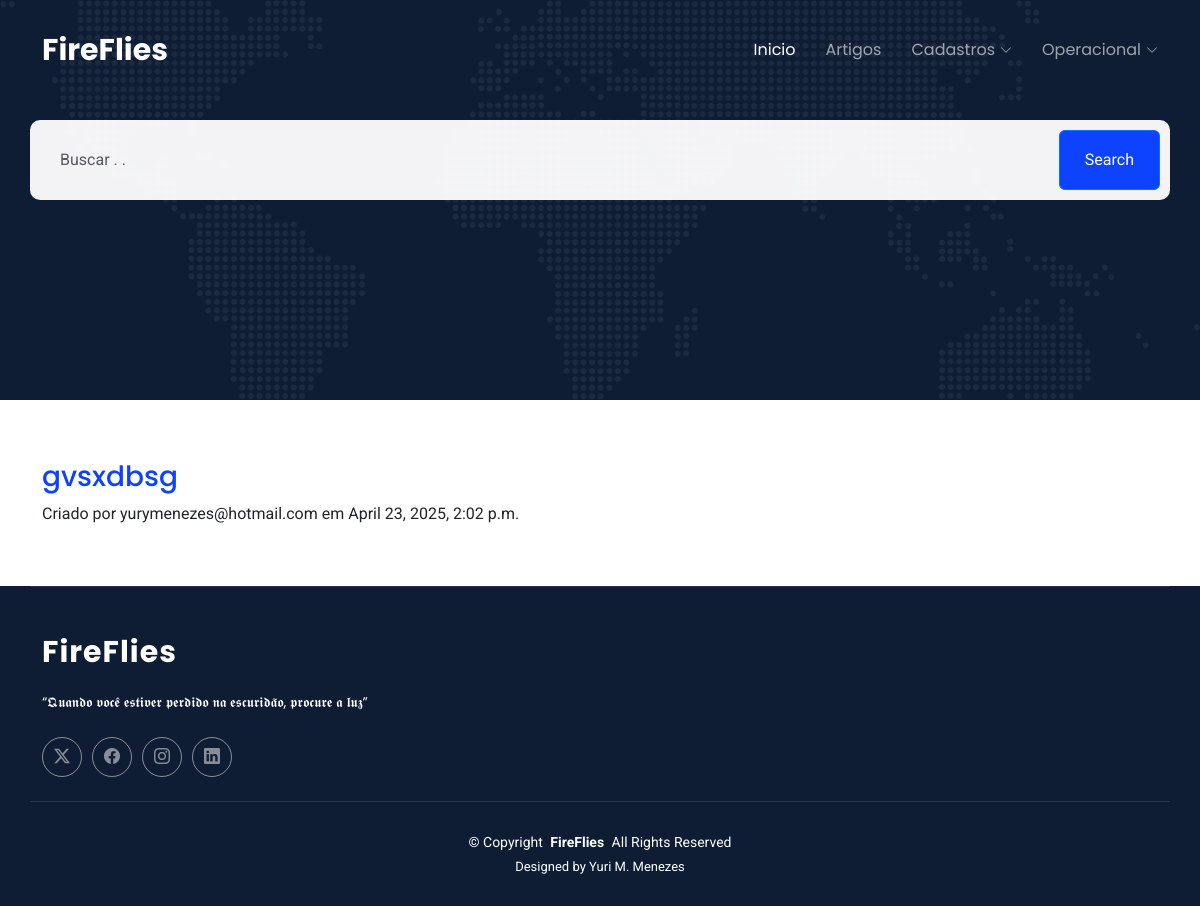
/articles/search/, run on an earlier commit of the app's database.
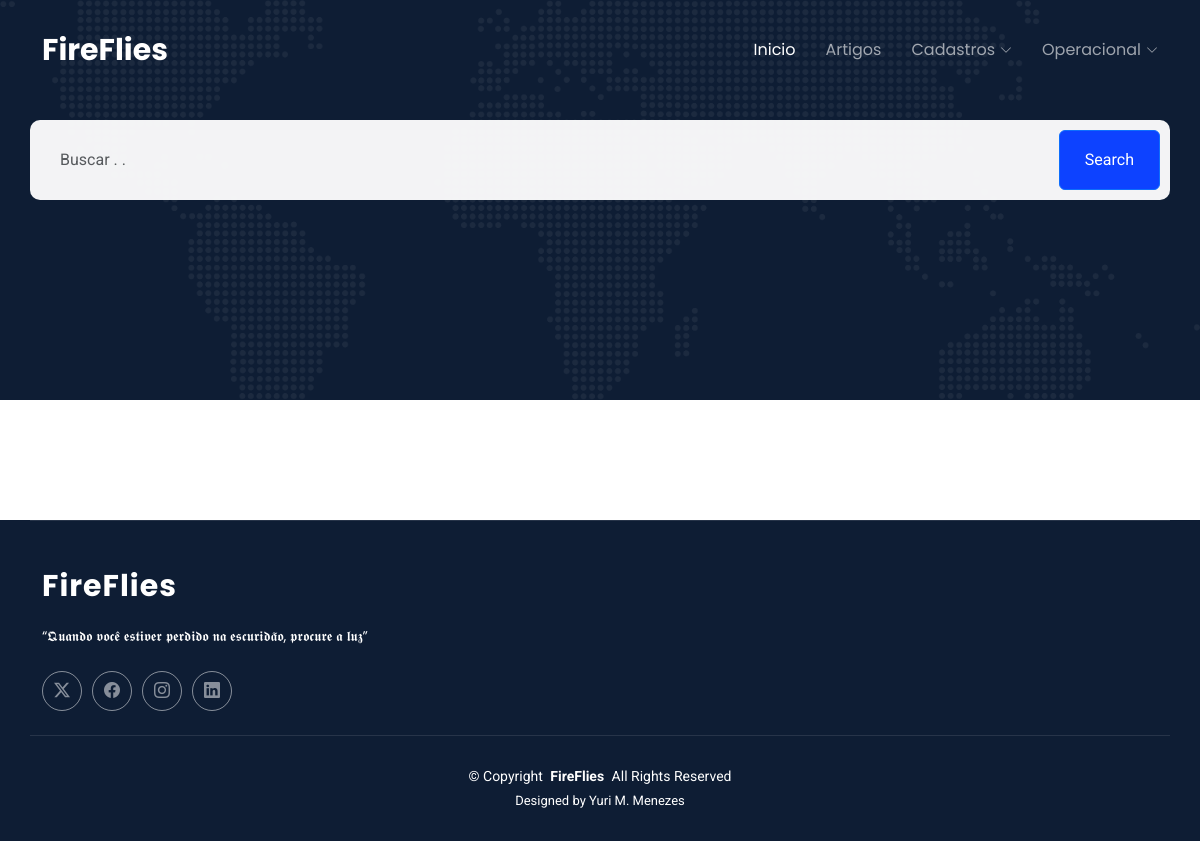
And on a later commit of the database.
### apps/articles/models.py (models this page shows, shortened)
class Article(models.Model):
    class Meta:
        verbose_name = 'Article'
        verbose_name_plural = 'Articles'
        ordering = ['-created_at']
    objects = ArticleManager()
    title = models.CharField(max_length=100, verbose_name='Título')
    slug = models.SlugField(
        unique=True,
        blank=True,  # Pode ser em branco até que o slug seja gerado
        null=False,
        max_length=255,
        allow_unicode=True
    )
    excerpt = models.CharField(
        max_length=100,
        validators=[MaxLengthValidator(100, message=_("O resumo não pode passar de 100 caracteres."))],
        verbose_name='Resumo'
    )
    is_published = models.BooleanField(
        default=False,
        help_text=_('Marque essa opção para exibir a página.'),
        verbose_name='Marque para publicar'
    )
    content = HTMLField()
    cover = models.ImageField(upload_to='articles/%Y/%m', blank=True, default='')
    imagem_article = models.ImageField(
        upload_to='post_img/%Y/%m/%d',
        blank=True,
        null=True,
        verbose_name='Imagem'
    )
    cover_in_post_content = models.BooleanField(
        default=True,
        help_text=_('Exibe a imagem de capa dentro do conteúdo do post')
    )
    created_at = models.DateTimeField(auto_now_add=True)
    created_by = models.ForeignKey(
        settings.AUTH_USER_MODEL,
        on_delete=models.CASCADE,
        related_name='articles_created'
    )
    updated_at = models.DateTimeField(auto_now=True)
    updated_by = models.ForeignKey(
        settings.AUTH_USER_MODEL,
        on_delete=models.CASCADE,
        related_name='articles_updated'
    )
    category = models.ForeignKey(
        Category,
        on_delete=models.SET_NULL,
        null=True,
        blank=True,
        default=None,
        verbose_name='Categoria'
    )
    tags = models.ManyToManyField(
        Tags,
        blank=True,
        verbose_name='Tags'
    )

### apps/accounts/models.py (models this page shows, shortened)
class CustomUser(AbstractBaseUser, PermissionsMixin):
    email = models.EmailField(unique=True)  # O email será único para cada usuário
    nome = models.CharField(max_length=255)  # Nome do usuário, com limite de 255 caracteres
    slug = models.SlugField(unique=True, blank=True, null=True)  # Slug gerado a partir do nome, usado para URLs amigáveis
    telefone = models.CharField(max_length=15, blank=True, null=True)  # Telefone do usuário, pode ser opcional
    data_nascimento = models.DateField(null=True, blank=True)  # Data de nascimento do usuário
    imagem_perfil = models.ImageField(upload_to='perfil/', blank=True, null=True)  # Imagem de perfil do usuário
    is_active = models.BooleanField(default=True)  # Campo que determina se o usuário está ativo
    is_staff = models.BooleanField(default=False)  # Se o usuário tem permissões de staff (acesso ao admin)
    date_joined = models.DateTimeField(default=timezone.now)  # Data e hora que o usuário se registrou
    data_atualizacao = models.DateTimeField(auto_now=True)  # Data e hora da última atualização do usuário
    objects = CustomUserManager()
    USERNAME_FIELD = 'email'  # O campo de login será o email
    REQUIRED_FIELDS = ['nome']  # Campos obrigatórios na criação do usuário (além do email e senha)
    def __str__(self):
        return self.email

### apps/articles/views.py (the view, shortened to what this page needs)
# urls.py: path('search/', views.SearchListView.as_view(), name='search'),
class SearchListView(ArticleListView):
    template_name = 'articles/search-list.html'
    def get_queryset(self):
        qs = super().get_queryset()
        search = self.request.GET.get('search', '').strip()  # Adicionando strip para remover espaços extras
        qs = qs.order_by('-created_at')  # Alterar 'created_at' para o nome do seu campo de data de criação, se necessário
        return qs

### apps/articles/views.py (called while the page is built)
    def get_context_data(self, **kwargs):
        context = super().get_context_data(**kwargs)
        context['page_title'] = 'Artigos - Página inicial'
        return context

### apps/context_processors.py (called while the page is built)
def cfg_assets_root(request):
    return { 'ASSETS_ROOT' : settings.ASSETS_ROOT }

### apps/articles/templates/articles/search-list.html (shortened to what this page needs)
{% extends 'includes/base.html' %}
{% load static %}
{% block content %}
<div class="pcoded-main-container">
    <div class="pcoded-wrapper">
        <section id="hero" class="hero section dark-background">
            <img src="{% static 'pages/assets/img/world-dotted-map.png' %}" alt="World Dotted Map" class="hero-bg" data-aos="fade-in">
            <div class="container">
                <div class="row gy-4 d-flex justify-content-between">
                    <form action="{% url 'articles:search' %}" class="form-search d-flex align-items-stretch mb-3" data-aos="fade-up" data-aos-delay="200">
                        <input type="text" class="form-control" placeholder="Buscar . . " name="search" value="{{ request.GET.search }}">
                        <button type="submit" class="btn btn-primary">Search</button>
                    </form>
                </div>
            </div>
        </section>
        <section id="blog-hero" class="blog-hero section">
            <div class="container">
                <div class="blog-grid">
                    {% for article in articles %}
                    <article class="blog-item" data-aos="fade-up" data-aos-delay="10">
                        <h3 class="post-title">
                            <a href="{% url 'articles:article-details' article.slug %}" title="Read more about {{ article.title }}">{{ article.title }}</a>
                        </h3>
                        <div class="blog-content">
                            <div class="post-meta">
                                <span class="category">Criado por {{ article.created_by }}</span>
                                <span class="date">em {{ article.created_at }}</span>
                            </div>
                        </div>
                    </article>
                    {% endfor %}
                </div>
            </div>
        </section>
    </div>
</div>
{% endblock content %}

What changed in the data, as far as the page shows it:
removed Article: title "gvsxdbsg", created_by "yurymenezes@hotmail.com", created_at "April 23, 2025, 2:02 p.m."
